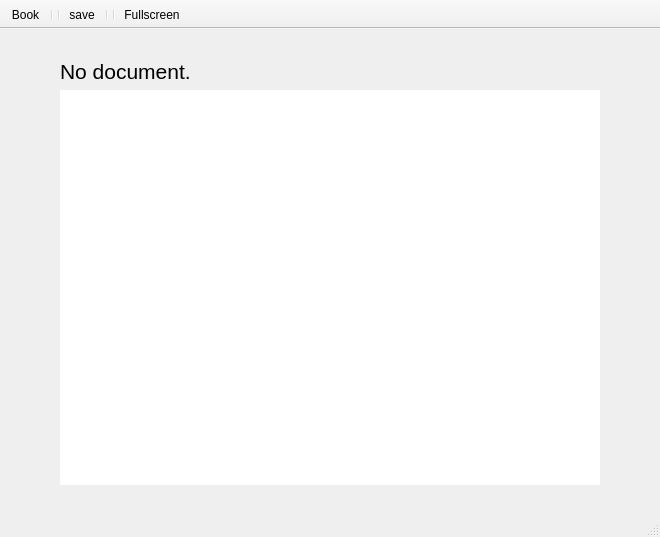
<?xml version="1.0" encoding="UTF-8"?>
<ui version="4.0">
 <class>pencamain</class>
 <widget class="QMainWindow" name="pencamain">
  <property name="geometry">
   <rect>
    <x>0</x>
    <y>0</y>
    <width>660</width>
    <height>537</height>
   </rect>
  </property>
  <property name="windowTitle">
   <string>Penca - The novel editor</string>
  </property>
  <property name="styleSheet">
   <string notr="true"/>
  </property>
  <widget class="QWidget" name="centralWidget">
   <layout class="QHBoxLayout" name="horizontalLayout">
    <property name="spacing">
     <number>0</number>
    </property>
    <property name="margin">
     <number>0</number>
    </property>
    <item>
     <widget class="QWidget" name="pgwidget" native="true">
      <property name="styleSheet">
       <string notr="true">QWidget#pgwidget{
	background-color: rgb(250, 250, 250)};</string>
      </property>
      <layout class="QVBoxLayout" name="verticalLayout">
       <property name="leftMargin">
        <number>60</number>
       </property>
       <property name="topMargin">
        <number>30</number>
       </property>
       <property name="rightMargin">
        <number>60</number>
       </property>
       <property name="bottomMargin">
        <number>30</number>
       </property>
       <item>
        <widget class="QLabel" name="label">
         <property name="font">
          <font>
           <pointsize>16</pointsize>
          </font>
         </property>
         <property name="styleSheet">
          <string notr="true">color: rgb(0, 0, 0);</string>
         </property>
         <property name="midLineWidth">
          <number>0</number>
         </property>
         <property name="text">
          <string>No document.</string>
         </property>
        </widget>
       </item>
       <item>
        <widget class="QTextEdit" name="pagina">
         <property name="font">
          <font>
           <pointsize>10</pointsize>
          </font>
         </property>
         <property name="styleSheet">
          <string notr="true">QTextEdit#pagina{background-color: rgb(250, 250, 250)};</string>
         </property>
         <property name="frameShape">
          <enum>QFrame::NoFrame</enum>
         </property>
         <property name="verticalScrollBarPolicy">
          <enum>Qt::ScrollBarAlwaysOff</enum>
         </property>
         <property name="horizontalScrollBarPolicy">
          <enum>Qt::ScrollBarAlwaysOff</enum>
         </property>
        </widget>
       </item>
      </layout>
     </widget>
    </item>
   </layout>
  </widget>
  <widget class="QToolBar" name="toolBar">
   <property name="sizePolicy">
    <sizepolicy hsizetype="Expanding" vsizetype="Fixed">
     <horstretch>0</horstretch>
     <verstretch>0</verstretch>
    </sizepolicy>
   </property>
   <property name="windowTitle">
    <string>toolBar</string>
   </property>
   <property name="styleSheet">
    <string notr="true"/>
   </property>
   <property name="movable">
    <bool>false</bool>
   </property>
   <property name="iconSize">
    <size>
     <width>16</width>
     <height>16</height>
    </size>
   </property>
   <property name="toolButtonStyle">
    <enum>Qt::ToolButtonTextBesideIcon</enum>
   </property>
   <property name="floatable">
    <bool>false</bool>
   </property>
   <attribute name="toolBarArea">
    <enum>TopToolBarArea</enum>
   </attribute>
   <attribute name="toolBarBreak">
    <bool>false</bool>
   </attribute>
   <addaction name="actionChapters"/>
   <addaction name="separator"/>
   <addaction name="separator"/>
   <addaction name="actionSave"/>
   <addaction name="separator"/>
   <addaction name="separator"/>
   <addaction name="actionFullscreen"/>
  </widget>
  <widget class="QStatusBar" name="statusPenca"/>
  <action name="actionChapters">
   <property name="icon">
    <iconset resource="../../icn/reso.qrc">
     <normaloff>:/icons/32x32/book-2.png</normaloff>:/icons/32x32/book-2.png</iconset>
   </property>
   <property name="text">
    <string>Book</string>
   </property>
  </action>
  <action name="actionSave">
   <property name="icon">
    <iconset resource="../../icn/reso.qrc">
     <normaloff>:/icons/32x32/floppy.png</normaloff>:/icons/32x32/floppy.png</iconset>
   </property>
   <property name="text">
    <string>save</string>
   </property>
  </action>
  <action name="actionFullscreen">
   <property name="icon">
    <iconset resource="../../icn/reso.qrc">
     <normaloff>:/icons/32x32/expand-2.png</normaloff>:/icons/32x32/expand-2.png</iconset>
   </property>
   <property name="text">
    <string>Fullscreen</string>
   </property>
   <property name="toolTip">
    <string>Go in fullscreen edit</string>
   </property>
  </action>
 </widget>
 <resources>
  <include location="../../icn/reso.qrc"/>
 </resources>
 <connections/>
</ui>
